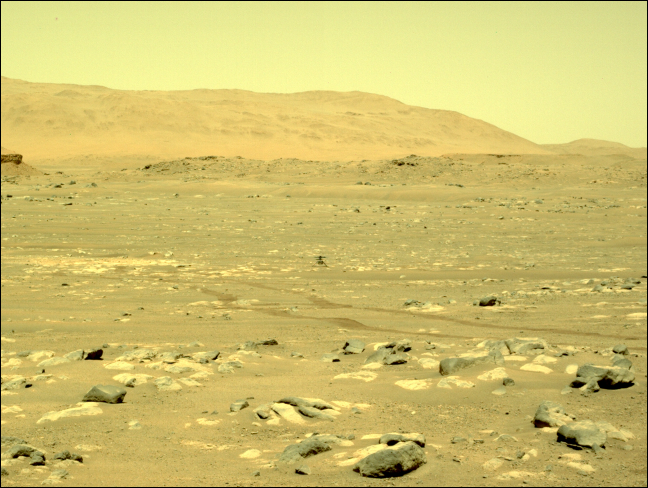
#> input picture perserverance/scripts/lefrncam_57.png, 1296 x 976 px (shown at 1/2 size)
$ python newtest.py
#> lines starting #> are read from the running program, lines starting #| are printed output that depends on the picture
import cv2 as cv
import numpy as np
import matplotlib.pyplot as plt

img1 = cv.imread("lefrncam_57.png", cv.IMREAD_GRAYSCALE)
#> img1: shape (976, 1296); min 0, max 246, mean 185.8
img2 = cv.imread("rightrncam_57.png", cv.IMREAD_GRAYSCALE)
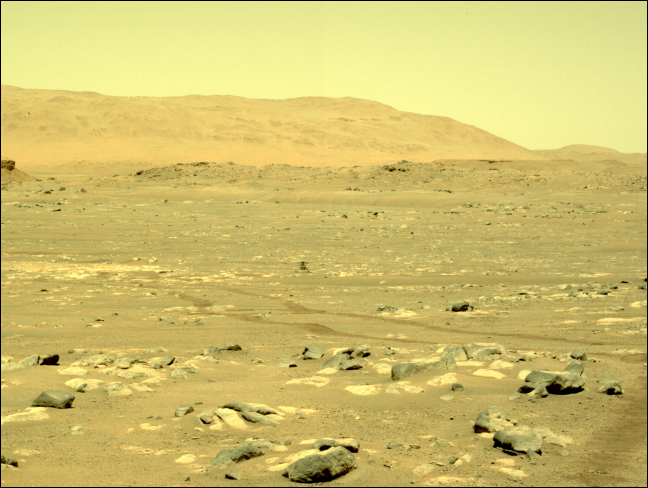
#> input picture perserverance/scripts/rightrncam_57.png, 1296 x 976 px (shown at 1/2 size)
#> img2: shape (976, 1296); min 0, max 247, mean 185.6

sift = cv.SIFT_create()
# find the keypoints and descriptors with SIFT
kp1, des1 = sift.detectAndCompute(img1, None)
#> kp1 = 4148 keypoints; strongest (x, y, size): (783, 885, 9.8), (192, 711, 16), (669, 721, 4.8), (87, 742, 4)
kp2, des2 = sift.detectAndCompute(img2, None)
#> kp2 = 4091 keypoints; strongest (x, y, size): (647, 895, 9.1), (105, 721, 16.4), (582, 732, 4.5), (1050, 780, 12.2)

# Match keypoints in both images
# Based on: https://docs.opencv.org/master/dc/dc3/tutorial_py_matcher.html
FLANN_INDEX_KDTREE = 1
index_params = dict(algorithm=FLANN_INDEX_KDTREE, trees=5)
search_params = dict(checks=50)   # or pass empty dictionary
flann = cv.FlannBasedMatcher(index_params, search_params)
matches = flann.knnMatch(des1, des2, k=2)
#> matches = 4148 matches

# Keep good matches: calculate distinctive image features
# Lowe, D.G. Distinctive Image Features from Scale-Invariant Keypoints. International Journal of Computer Vision 60, 91–110 (2004). https://doi.org/10.1023/B:VISI.0000029664.99615.94
# https://www.cs.ubc.ca/~lowe/papers/ijcv04.pdf
matchesMask = [[0, 0] for i in range(len(matches))]
#> matchesMask = 4148 pairs, first value 0 to 0, second value 0 to 0
good = []
pts1 = []
pts2 = []

for i, (m, n) in enumerate(matches):
    if m.distance < 0.7*n.distance:
        # Keep this keypoint pair
        matchesMask[i] = [1, 0]
        good.append(m)
        pts2.append(kp2[m.trainIdx].pt)
        pts1.append(kp1[m.queryIdx].pt)
#> after the loop, good = 1602 matches; matchesMask = 4148 pairs, first value 0 to 1, second value 0 to 0; pts1 = 1602 pairs, first value 31.95 to 1283.8, second value 114.1 to 967.8; pts2 = 1602 pairs, first value 7.43 to 1264.1, second value 123.7 to 972.2

# Draw the keypoint matches between both pictures
# Still based on: https://docs.opencv.org/master/dc/dc3/tutorial_py_matcher.html
draw_params = dict(matchColor=(0, 255, 0),
                   singlePointColor=(255, 0, 0),
                   matchesMask=matchesMask[300:500],
                   flags=cv.DrawMatchesFlags_DEFAULT)
#> draw_params = 4 items

keypoint_matches = cv.drawMatchesKnn(
    img1, kp1, img2, kp2, matches[300:500], None, **draw_params)
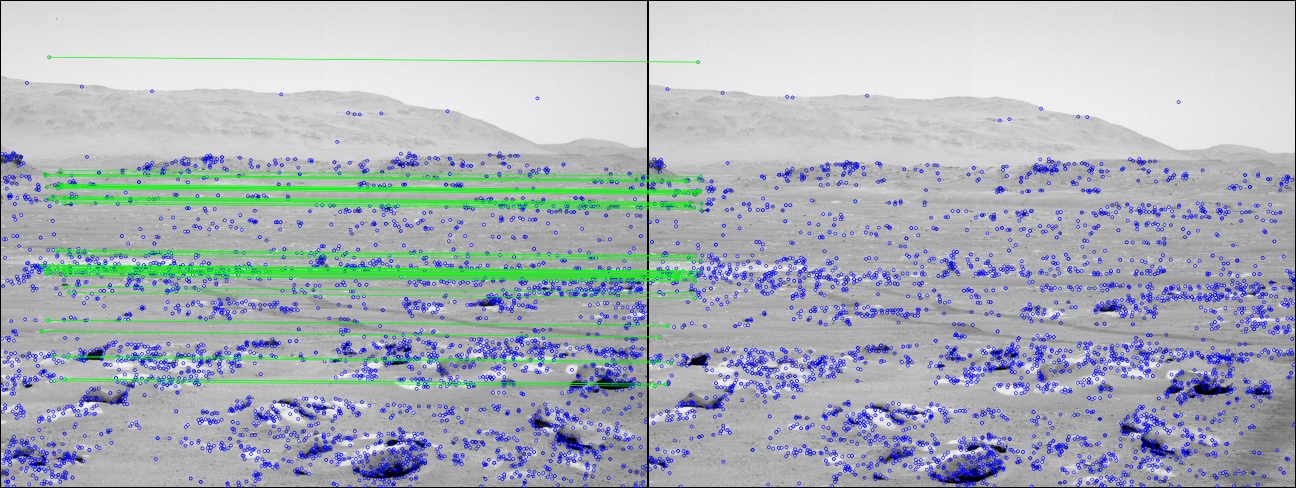
#> keypoint_matches: shape (976, 2592, 3) (shown at 1/2 size); mean of channels 0, 1, 2 185.8, 178.4, 171.6; drawn as B, G, R
cv.imshow("Keypoint matches", keypoint_matches)

# ------------------------------------------------------------
# STEREO RECTIFICATION

# Calculate the fundamental matrix for the cameras
# https://docs.opencv.org/master/da/de9/tutorial_py_epipolar_geometry.html
pts1 = np.int32(pts1)
#> pts1 = 1602 pairs, first value 31 to 1283, second value 114 to 967
pts2 = np.int32(pts2)
#> pts2 = 1602 pairs, first value 7 to 1264, second value 123 to 972
fundamental_matrix, inliers = cv.findFundamentalMat(pts1, pts2, cv.FM_RANSAC)
#> fundamental_matrix = [[8.41e-08, -5.27e-05, 0.0264], [5.36e-05, -1.4e-05, -0.238], [-0.0279, 0.249, 1]]; inliers = 1602 values, max 1 at index 0, min 0 at index 125, mean 0.993

# We select only inlier points
pts1 = pts1[inliers.ravel() == 1]
#> pts1 = 1591 pairs, first value 31 to 1283, second value 114 to 955
pts2 = pts2[inliers.ravel() == 1]
#> pts2 = 1591 pairs, first value 12 to 1264, second value 123 to 965

# Visualize epilines
# Adapted from: https://docs.opencv.org/master/da/de9/tutorial_py_epipolar_geometry.html
def drawlines(img1src, img2src, lines, pts1src, pts2src):
    ''' img1 - image on which we draw the epilines for the points in img2
        lines - corresponding epilines '''
    r, c = img1src.shape
    img1color = cv.cvtColor(img1src, cv.COLOR_GRAY2BGR)
    img2color = cv.cvtColor(img2src, cv.COLOR_GRAY2BGR)
    # Edit: use the same random seed so that two images are comparable!
    np.random.seed(0)
    for r, pt1, pt2 in zip(lines, pts1src, pts2src):
        color = tuple(np.random.randint(0, 255, 3).tolist())
        x0, y0 = map(int, [0, -r[2]/r[1]])
        x1, y1 = map(int, [c, -(r[2]+r[0]*c)/r[1]])
        img1color = cv.line(img1color, (x0, y0), (x1, y1), color, 1)
        img1color = cv.circle(img1color, tuple(pt1), 5, color, -1)
        img2color = cv.circle(img2color, tuple(pt2), 5, color, -1)
    return img1color, img2color


# Find epilines corresponding to points in right image (second image) and
# drawing its lines on left image
lines1 = cv.computeCorrespondEpilines(
    pts2.reshape(-1, 1, 2), 2, fundamental_matrix)
#> lines1 = 1591 rows, first 8: [-0.0436, 0.999, -308.9], [-0.0313, 1, -364.9], [-0.0425, 0.999, -313.8], [-0.0393, 0.999, -328.6], [-0.0432, 0.999, -310.5], [-0.0349, 0.999, -348.5], [-0.0257, 1, -390.6], [-0.0257, 1, -390.6]
lines1 = lines1.reshape(-1, 3)
img5, img6 = drawlines(img1, img2, lines1, pts1, pts2)
#> the loop in drawlines, `for r, pt1, pt2 in zip(lines, pts1src, pts2src):` made 1591 passes
#> (r, pt1, pt2, color, y0, y1) on passes 1 to 3: ([-0.0436, 0.999, -308.9], [31, 311], [17, 323], (172, 47, 117), 309, 365), ([-0.0313, 1, -364.9], [33, 367], [12, 379], (192, 67, 251), 365, 405), ([-0.0425, 0.999, -313.8], [33, 316], [18, 328], (195, 103, 9), 314, 369)
#> after the loop in drawlines, `for r, pt1, pt2 in zip(lines, pts1src, pts2src):`:
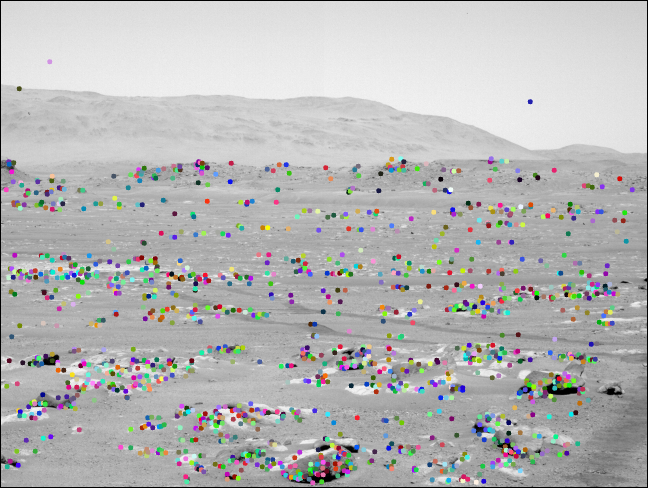
#> img2color: shape (976, 1296, 3) (shown at 1/2 size); mean B, G, R 182.2, 182.4, 182.3

# Find epilines corresponding to points in left image (first image) and
# drawing its lines on right image
lines2 = cv.computeCorrespondEpilines(
    pts1.reshape(-1, 1, 2), 1, fundamental_matrix)
#> lines2 = 1591 rows, first 8: [0.0416, -0.999, 322.5], [0.0293, -1, 379.3], [0.0406, -0.999, 327.5], [0.0375, -0.999, 341.6], [0.0413, -0.999, 324.1], [0.0329, -0.999, 362.8], [0.0237, -1, 405.2], [0.0237, -1, 405.2]
lines2 = lines2.reshape(-1, 3)
img3, img4 = drawlines(img2, img1, lines2, pts2, pts1)
#> the loop in drawlines (call 2), `for r, pt1, pt2 in zip(lines, pts1src, pts2src):` made 1591 passes
#> (r, pt1, pt2, color, y0, y1) on passes 1 to 3: ([0.0416, -0.999, 322.5], [17, 323], [31, 311], (172, 47, 117), 322, 376), ([0.0293, -1, 379.3], [12, 379], [33, 367], (192, 67, 251), 379, 417), ([0.0406, -0.999, 327.5], [18, 328], [33, 316], (195, 103, 9), 327, 380)
#> pass 1, in drawlines (call 2), `img1color = cv.line(img1color, (x0, y0), (x1, y1), color, 1)`:
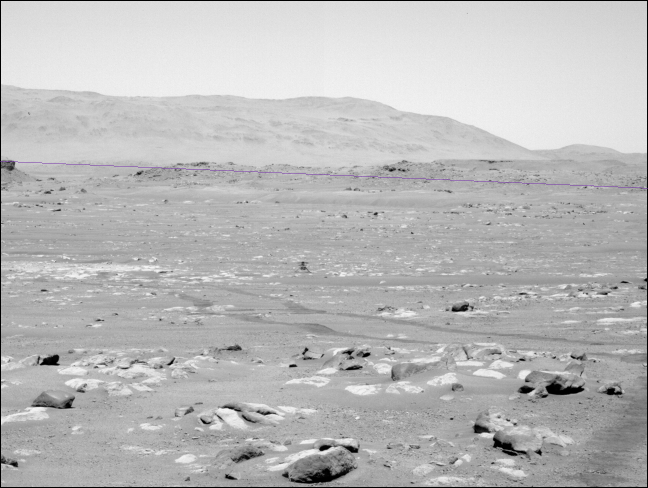
#> img1color: shape (976, 1296, 3) (shown at 1/2 size); mean B, G, R 185.6, 185.4, 185.5
#> after the loop in drawlines (call 2), `for r, pt1, pt2 in zip(lines, pts1src, pts2src):`:
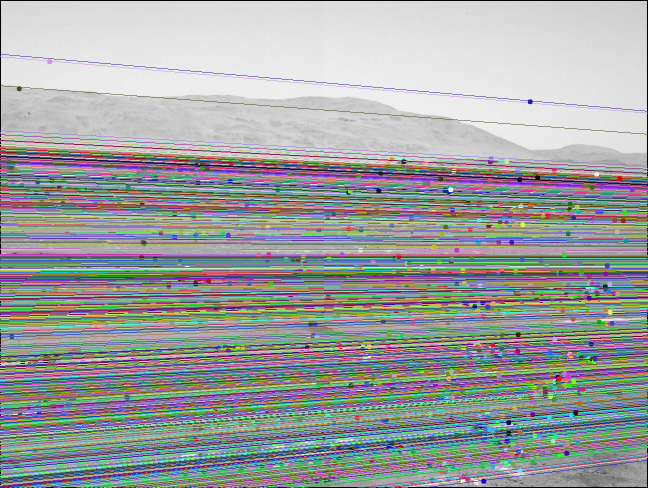
#> img1color: shape (976, 1296, 3) (shown at 1/2 size); mean B, G, R 160.9, 161.2, 157.7
#> after the loop in drawlines (call 2), `for r, pt1, pt2 in zip(lines, pts1src, pts2src):`:
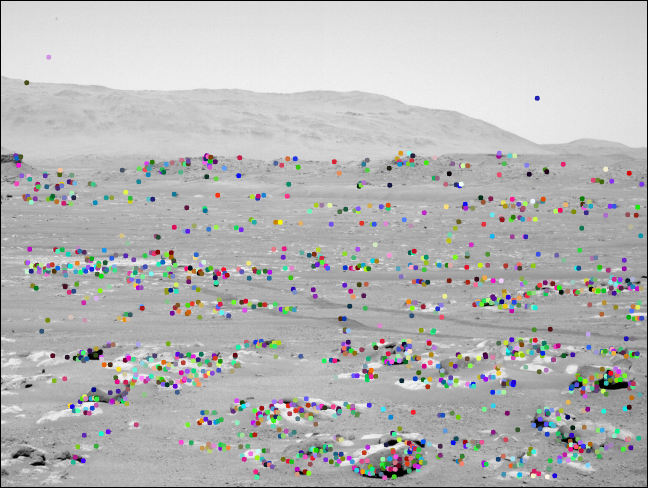
#> img2color: shape (976, 1296, 3) (shown at 1/2 size); mean B, G, R 182.4, 182.5, 182.4

plt.subplot(121), plt.imshow(img5)
plt.subplot(122), plt.imshow(img3)
plt.suptitle("Epilines in both images")
plt.show()
#> figure, not shown here; B, G, R data is drawn as R, G, B

# Stereo rectification (uncalibrated variant)
# Adapted from: https://stackoverflow.com/a/62607343
h1, w1 = img1.shape
#> h1 = 976; w1 = 1296
h2, w2 = img2.shape
#> h2 = 976; w2 = 1296
_, H1, H2 = cv.stereoRectifyUncalibrated(
    np.float32(pts1), np.float32(pts2), fundamental_matrix, imgSize=(w1, h1)
)
#> H1 = [[-0.203, 0.0424, -39.9], [0.0327, -0.252, -21.31], [6.28e-05, -1.6e-05, -0.279]]; H2 = [[0.836, 0.00554, 103.8], [-0.13, 0.999, 84.9], [-0.000254, -1.68e-06, 1.17]]

# Undistort (rectify) the images and save them
# Adapted from: https://stackoverflow.com/a/62607343
img1_rectified = cv.warpPerspective(img1, H1, (w1, h1))
img2_rectified = cv.warpPerspective(img2, H2, (w2, h2))
cv.imwrite("rectified_1.png", img1_rectified)
cv.imwrite("rectified_2.png", img2_rectified)

# Draw the rectified images
fig, axes = plt.subplots(1, 2, figsize=(15, 10))
axes[0].imshow(img1_rectified, cmap="gray")
axes[1].imshow(img2_rectified, cmap="gray")
axes[0].axhline(250)
axes[1].axhline(250)
axes[0].axhline(450)
axes[1].axhline(450)
plt.suptitle("Rectified images")
plt.savefig("rectified_images.png")
plt.show()


############## Calculate Disparity (Depth Map) ##############

# Using StereoBM
stereo = cv.StereoBM_create(numDisparities=16, blockSize=15)
disparity_BM = stereo.compute(img1_rectified, img2_rectified)
plt.imshow(disparity_BM, "gray")
plt.colorbar()
plt.show()
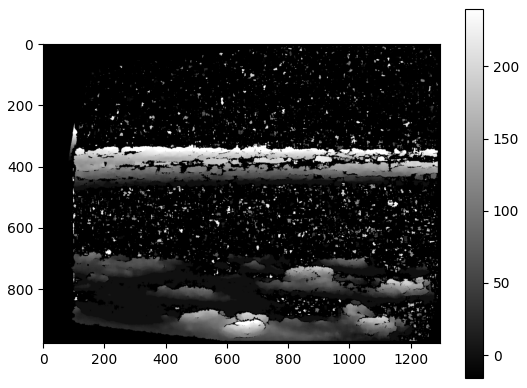
#> figure drawn by matplotlib, 2 panels

# Using StereoSGBM
# Set disparity parameters. Note: disparity range is tuned according to
#  specific parameters obtained through trial and error.
win_size = 2
min_disp = -4
max_disp = 9
num_disp = max_disp - min_disp  # Needs to be divisible by 16
stereo = cv.StereoSGBM_create(
    minDisparity=min_disp,
    numDisparities=num_disp,
    blockSize=5,
    uniquenessRatio=5,
    speckleWindowSize=5,
    speckleRange=5,
    disp12MaxDiff=2,
    P1=8 * 3 * win_size ** 2,
    P2=32 * 3 * win_size ** 2,
)
#> (the run stopped early here; a loop or call above may not have finished)
